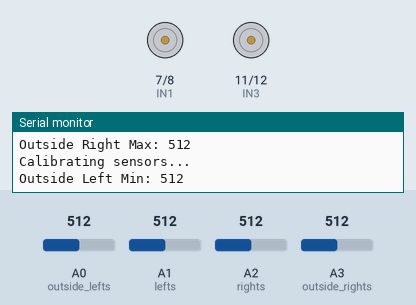
Simulated run of this sketch. Board: Arduino Uno, built with avr-gcc and run on an emulated ATmega328P. Parts: motor-driver pin pairs drawn as motors (green arrow = first pin HIGH = forward, orange = second pin HIGH = backward, longer = more drive, scaled by the enable pin), the last lines printed to the serial monitor. The inputs (shaded band) are chosen by the test bench; at power-on: A0 (outside_lefts) = 512, A1 (lefts) = 512, A2 (rights) = 512, A3 (outside_rights) = 512.

Above: at 1.2 s.
1.3 s: A0 (outside_lefts) set to 104
2.8 s: A0 (outside_lefts) set to 88
5.8 s: A0 (outside_lefts) set to 30
At 6.8 s:
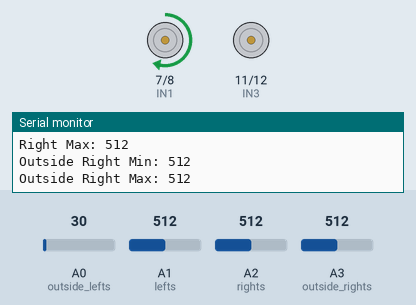
7.3 s: A0 (outside_lefts) set to 160
At 7.8 s:
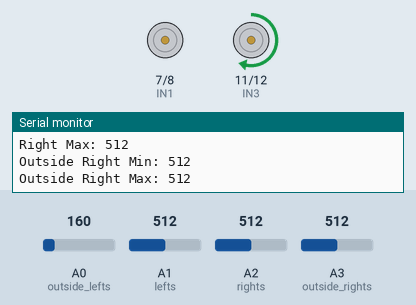
8.8 s: A0 (outside_lefts) set to 236
10.3 s: A0 (outside_lefts) set to 261
At 11.2 s:
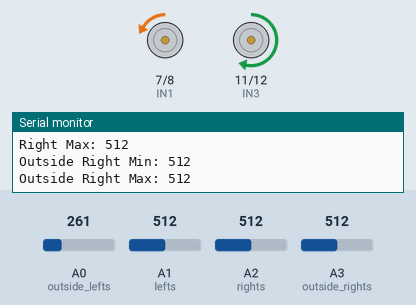
Timing chart, 0 to 12.8 s (numbered marks = the images above; inputs shaded):
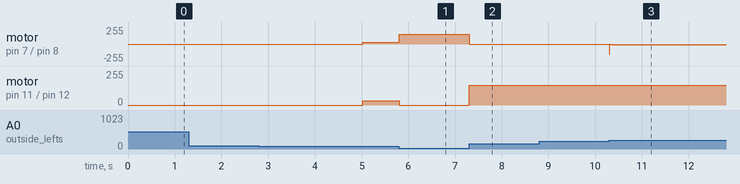

Measured:
- after the input at 5.8 s, motor on pin 7 (IN1) / pin 8 (IN2): forward 28/255 → forward 150/255 at once; motor on pin 11 (IN3) / pin 12 (IN4): forward 31/255 → stopped at once
- after the input at 7.3 s, motor on pin 7 (IN1) / pin 8 (IN2): forward 150/255 → stopped at once; motor on pin 11 (IN3) / pin 12 (IN4): stopped → forward 150/255 at once
- after the input at 8.8 s, every drawn part: stays the same
- after the input at 10.3 s, motor on pin 7 (IN1) / pin 8 (IN2): stopped → backward 10/255 at once

The sketch:

Koog_LT_4ch_sensorsCalib_240622.ino
```cpp
// Defining pins and variables
#define outside_lefts A0
#define lefts A1
#define rights A2
#define outside_rights A3

// Motor 1 control pins
#define ENA 9
#define IN1 7
#define IN2 8

// Motor 2 control pins
#define ENB 10
#define IN3 11
#define IN4 12

#define THRESHOLD 400
#define BASE_SPEED 30 // Increased base speed
#define MAX_SPEED 150
#define TURN_SPEED 20
#define SHARP_TURN_SPEED 10

// PID controller variables
float Kp = 1.5;  // Adjusted Proportional gain
float Ki = 0.0;  // Integral gain
float Kd = 0.5;  // Derivative gain
float previousError = 0;
float integral = 0;

// Timing variables
unsigned long previousMillis = 0;
const long interval = 10; // Interval for PID calculation

// Sensor calibration variables
int outsideLeftMin = 1023, outsideLeftMax = 0;
int leftMin = 1023, leftMax = 0;
int rightMin = 1023, rightMax = 0;
int outsideRightMin = 1023, outsideRightMax = 0;

// Calibration timing variables
unsigned long calibrationStartTime = 0;
const long calibrationDuration = 5000; // Calibration duration in milliseconds
unsigned long lastCalibrationReadTime = 0;
const long calibrationReadInterval = 50; // Interval between sensor readings during calibration

void setup() {
  // Setting motor control pins as output
  pinMode(ENA, OUTPUT);
  pinMode(IN1, OUTPUT);
  pinMode(IN2, OUTPUT);
  pinMode(ENB, OUTPUT);
  pinMode(IN3, OUTPUT);
  pinMode(IN4, OUTPUT);

  // Setting sensor pins as input
  pinMode(outside_lefts, INPUT);
  pinMode(lefts, INPUT);
  pinMode(rights, INPUT);
  pinMode(outside_rights, INPUT);

  // Serial communication for calibration feedback
  Serial.begin(9600);

  // Start calibration
  calibrationStartTime = millis();
}

void loop() {
  unsigned long currentMillis = millis();

  // Calibration phase
  if (currentMillis - calibrationStartTime < calibrationDuration) {
    if (currentMillis - lastCalibrationReadTime >= calibrationReadInterval) {
      lastCalibrationReadTime = currentMillis;
      calibrateSensors();
    }
    return; // Skip the rest of the loop during calibration
  }

  // Normal operation phase
  if (currentMillis - previousMillis >= interval) {
    // Save the last time you ran the PID calculation
    previousMillis = currentMillis;

    // Read sensor values
    int outsideLeftSensorValue = analogRead(outside_lefts);
    int leftSensorValue = analogRead(lefts);
    int rightSensorValue = analogRead(rights);
    int outsideRightSensorValue = analogRead(outside_rights);

    // Map sensor values to calibrated range
    outsideLeftSensorValue = map(outsideLeftSensorValue, outsideLeftMin, outsideLeftMax, 0, 1023);
    leftSensorValue = map(leftSensorValue, leftMin, leftMax, 0, 1023);
    rightSensorValue = map(rightSensorValue, rightMin, rightMax, 0, 1023);
    outsideRightSensorValue = map(outsideRightSensorValue, outsideRightMin, outsideRightMax, 0, 1023);

    // Calculate error
    int error = (outsideLeftSensorValue + leftSensorValue) - (rightSensorValue + outsideRightSensorValue);

    // PID calculations
    integral += error;
    float derivative = error - previousError;
    float correction = Kp * error + Ki * integral + Kd * derivative;
    previousError = error;

    // Calculate motor speeds based on correction
    int speedLeft = BASE_SPEED - correction;
    int speedRight = BASE_SPEED + correction;

    // Constrain motor speeds to be within limits
    speedLeft = constrain(speedLeft, 0, MAX_SPEED);
    speedRight = constrain(speedRight, 0, MAX_SPEED);

    // Apply motor speeds
    analogWrite(ENA, speedLeft);
    analogWrite(ENB, speedRight);

    // Determine motor directions based on sensor values
    if (leftSensorValue <= THRESHOLD && rightSensorValue <= THRESHOLD && outsideLeftSensorValue <= THRESHOLD && outsideRightSensorValue <= THRESHOLD) {
      // Go forward
      digitalWrite(IN1, HIGH);
      digitalWrite(IN2, LOW);
      digitalWrite(IN3, HIGH);
      digitalWrite(IN4, LOW);
    } else if ((leftSensorValue > THRESHOLD && rightSensorValue <= THRESHOLD) || (outsideLeftSensorValue > THRESHOLD && outsideRightSensorValue <= THRESHOLD)) {
      // Turn left with sharp turn speed
      analogWrite(ENA, SHARP_TURN_SPEED);
      analogWrite(ENB, speedRight);
      digitalWrite(IN1, LOW);
      digitalWrite(IN2, HIGH);
      digitalWrite(IN3, HIGH);
      digitalWrite(IN4, LOW);
    } else if ((leftSensorValue <= THRESHOLD && rightSensorValue > THRESHOLD) || (outsideLeftSensorValue <= THRESHOLD && outsideRightSensorValue > THRESHOLD)) {
      // Turn right with sharp turn speed
      analogWrite(ENA, speedLeft);
      analogWrite(ENB, SHARP_TURN_SPEED);
      digitalWrite(IN1, HIGH);
      digitalWrite(IN2, LOW);
      digitalWrite(IN3, LOW);
      digitalWrite(IN4, HIGH);
    } else if ((leftSensorValue > THRESHOLD && rightSensorValue > THRESHOLD) ||
               (outsideLeftSensorValue > THRESHOLD && outsideRightSensorValue > THRESHOLD) ||
               (leftSensorValue > THRESHOLD && outsideRightSensorValue > THRESHOLD) ||
               (outsideLeftSensorValue > THRESHOLD && rightSensorValue > THRESHOLD)) {
      // Stop all motors
      digitalWrite(IN1, LOW);
      digitalWrite(IN2, LOW);
      digitalWrite(IN3, LOW);
      digitalWrite(IN4, LOW);

      // Determine turn direction and execute sharp turn
      if (leftSensorValue + outsideLeftSensorValue > rightSensorValue + outsideRightSensorValue) {
        // Sharp left turn
        analogWrite(ENA, SHARP_TURN_SPEED);
        analogWrite(ENB, speedRight);
        digitalWrite(IN1, LOW);
        digitalWrite(IN2, HIGH);
        digitalWrite(IN3, HIGH);
        digitalWrite(IN4, LOW);
      } else {
        // Sharp right turn
        analogWrite(ENA, speedLeft);
        analogWrite(ENB, SHARP_TURN_SPEED);
        digitalWrite(IN1, HIGH);
        digitalWrite(IN2, LOW);
        digitalWrite(IN3, LOW);
        digitalWrite(IN4, HIGH);
      }
    } else {
      // Stop
      digitalWrite(IN1, LOW);
      digitalWrite(IN2, LOW);
      digitalWrite(IN3, LOW);
      digitalWrite(IN4, LOW);
    }
  }
}

void calibrateSensors() {
  Serial.println("Calibrating sensors...");

  int outsideLeftSensorValue = analogRead(outside_lefts);
  int leftSensorValue = analogRead(lefts);
  int rightSensorValue = analogRead(rights);
  int outsideRightSensorValue = analogRead(outside_rights);

  // Update min and max values
  if (outsideLeftSensorValue < outsideLeftMin) outsideLeftMin = outsideLeftSensorValue;
  if (outsideLeftSensorValue > outsideLeftMax) outsideLeftMax = outsideLeftSensorValue;
  if (leftSensorValue < leftMin) leftMin = leftSensorValue;
  if (leftSensorValue > leftMax) leftMax = leftSensorValue;
  if (rightSensorValue < rightMin) rightMin = rightSensorValue;
  if (rightSensorValue > rightMax) rightMax = rightSensorValue;
  if (outsideRightSensorValue < outsideRightMin) outsideRightMin = outsideRightSensorValue;
  if (outsideRightSensorValue > outsideRightMax) outsideRightMax = outsideRightSensorValue;

  Serial.print("Outside Left Min: "); Serial.println(outsideLeftMin);
  Serial.print("Outside Left Max: "); Serial.println(outsideLeftMax);
  Serial.print("Left Min: "); Serial.println(leftMin);
  Serial.print("Left Max: "); Serial.println(leftMax);
  Serial.print("Right Min: "); Serial.println(rightMin);
  Serial.print("Right Max: "); Serial.println(rightMax);
  Serial.print("Outside Right Min: "); Serial.println(outsideRightMin);
  Serial.print("Outside Right Max: "); Serial.println(outsideRightMax);
}
```
